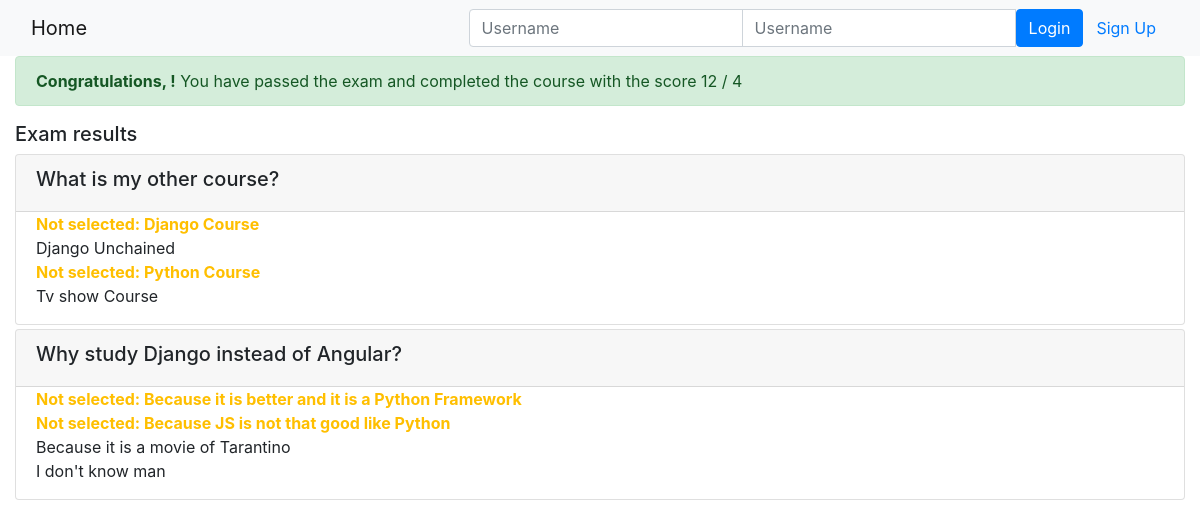
The app's page /onlinecourse/course/2/submission/2/result with its own data.
### onlinecourse/models.py (models this page shows, shortened)
class Question(models.Model):
    course = models.ForeignKey(Course, on_delete=models.CASCADE)
    text = models.CharField(null=False, max_length=1000)
    point = models.IntegerField(default=1, null=False)

class Choice(models.Model):
    question = models.ForeignKey(Question, on_delete=models.CASCADE)
    text = models.CharField(null=False, max_length=500)
    is_correct = models.BooleanField()

### onlinecourse/views.py (the view)
# urls.py: path('course/<int:course_id>/submission/<int:submission_id>/result',views.show_exam_result,name='exam_result'),
def show_exam_result(request, course_id, submission_id):
    course = Course.objects.get(pk=course_id)
    submission = Submission.objects.get(pk=submission_id)
    total_score_learner = 0
    total_score_exam = 0
    selected_ids = []
    for choice in submission.choices.all():
        selected_ids.append(choice.id)
        if choice.is_correct:
            total_score_learner += choice.question.point
        else:
            total_score_learner -= 0.5
    for question in course.question_set.all():
        for choice in question.choice_set.all():
            if choice.is_correct:
                total_score_exam += choice.question.point
    point_to_pass = total_score_exam - 2
    context = {
        "course" : course,
        "selected_ids": selected_ids,
        "total_score_learner":total_score_learner,
        "total_score_exam":total_score_exam,
        "point_to_pass": point_to_pass
    }
    return render(request,"onlinecourse/exam_result_bootstrap.html",context)

### onlinecourse/templates/onlinecourse/exam_result_bootstrap.html (shortened to what this page needs)
<!DOCTYPE html>
<html lang="en">
<head>
    {% load static %}
    <link rel="stylesheet" href="https://maxcdn.bootstrapcdn.com/bootstrap/4.5.2/css/bootstrap.min.css">
</head>
<body>
 <nav class="navbar navbar-light bg-light">
    <div class="container-fluid">
        <div class="navbar-header">
              <a class="navbar-brand" href="{% url 'onlinecourse:index' %}">Home</a>
        </div>
        <ul class="nav navbar-nav navbar-right">
            {% if user.is_authenticated %}
            <li>
                <a class="btn btn-link" href="#">{{ user.first_name }}({{ user.username }})</a>
                <a class="btn btn-link" href="{% url 'onlinecourse:logout' %}">Logout</a>
            </li>
            {% else %}
            <li>
                <form class="form-inline" action="{% url 'onlinecourse:login' %}" method="post">
                    <div class="input-group">
                        <input type="text" class="form-control" placeholder="Username" name="username" >
                        <input type="password" class="form-control" placeholder="Username" name="psw" >
                        <button class="btn btn-primary" type="submit">Login</button>
                        <a class="btn btn-link" href="{% url 'onlinecourse:registration' %}">Sign Up</a>
                    </div>
                </form>
            </li>
            {% endif %}
        </ul>
    </div>
</nav>
<div class="container-fluid">
    {% if total_score_learner >= point_to_pass  %}
    <div class="alert alert-success">
       <b>Congratulations, {{user.first_name}}!</b> You have passed the exam and completed the course with the score {{total_score_learner}} / {{total_score_exam}}
    </div>
        {% else %}
        <div class="alert alert-danger">
            <b>Failed</b> Sorry, {{user.first_name}}! You have failed exam with score {{total_score_learner}} / {{total_score_exam}}
        </div>
        <a class="btn btn-link text-danger" href="{% url 'onlinecourse:course_details' course.id %}">Re-test</a>
        {% endif %}
    <div class="card-columns-vertical mt-1">
        <h5 class="">Exam results</h5>
        {% for question in course.question_set.all %}
        <div class="card mt-1">
            <div class="card-header">
                <h5>{{ question.text }}</h5>
            </div>
            <div class="form-group">
                {% for choice in question.choice_set.all %}
                <div class="form-check">
                       {% if choice.is_correct and choice.id in selected_ids %}
                       <label class="form-check-label" style="color:green; font-weight:bold">
                           Correct Answer: {{choice.text}}
                       </label>
                       {% elif choice.is_correct %}
                       <label class="form-check-label" style="color:#FFBF00; font-weight:bold ">
                          Not selected: {{choice.text}}
                       </label>
                       {% elif not choice.is_correct and choice.id in selected_ids %}
                       <label class="form-check-label" style="color:red; font-weight:bold">
                           Wrong Answer: {{choice.text}}
                       </label>
                       {% else %}
                       <label class="form-check-label">
                           {{choice.text}}
                       </label>
                       {% endif %}
                </div>
                {% endfor %}
            </div>
       </div>
       {% endfor %}
        </div>
    </div>
</body>
</html>

### records on screen
Question: text "What is my other course?"
Choice: text "Django Course"
Choice: text "Django Unchained"
Choice: text "Python Course"
Choice: text "Tv show Course"
Question: text "Why study Django instead of Angular?"
Choice: text "Because it is better and it is a Python Framework"
Choice: text "Because JS is not that good like Python"
Choice: text "Because it is a movie of Tarantino"
Choice: text "I don't know man"

### other values on screen
{{ total_score_learner }} "12"
{{ total_score_exam }} "4"
